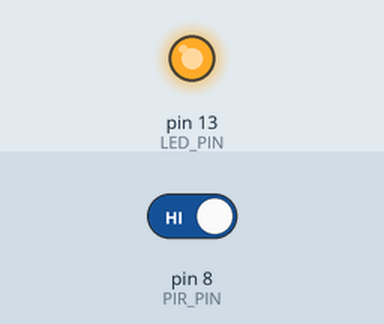
Simulated run of this sketch. Board: Arduino Uno, built with avr-gcc and run on an emulated ATmega328P. Shown: output pins drawn as LEDs (lit = HIGH). Inputs (shaded band) come from the test bench; at power-on: pin 8 (PIR_PIN) HIGH.

Above: at 1.2 s.
1.3 s: pin 8 (PIR_PIN) driven LOW
At 1.9 s:
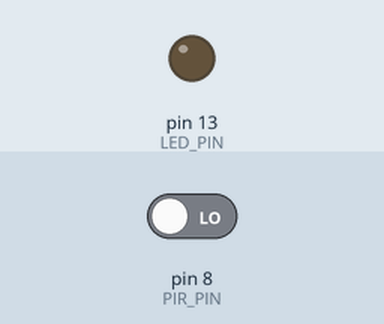
2.8 s: pin 8 (PIR_PIN) driven HIGH
At 3.1 s:
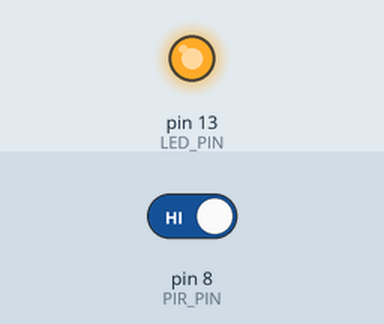
Timing chart, 0 to 5.8 s (numbered marks = the images above; inputs shaded):
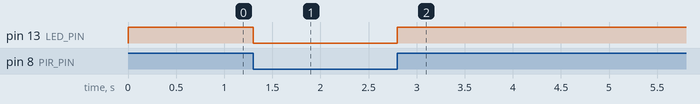

The sketch:

pirTest.ino
```cpp
// This is a simple test program for the PIR

#define PIR_PIN 8
#define LED_PIN 13

void setup()
{
  pinMode(PIR_PIN, INPUT);
  pinMode(LED_PIN, OUTPUT);
}

void loop()
{
  digitalWrite(LED_PIN, digitalRead(PIR_PIN));
}
```

Measured:
- after the input at 1.3 s, pin 13 (LED_PIN): HIGH → LOW at once
- after the input at 2.8 s, pin 13 (LED_PIN): LOW → HIGH at once
